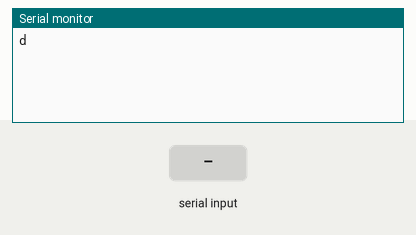
Simulated run of this sketch. Board: Arduino Uno, built with avr-gcc and run on an emulated ATmega328P. Parts: the last lines printed to the serial monitor. The test bench sets the inputs (shaded band).

Above: at 2.2 s.
2.3 s: "1" received over the second serial link
At 3.1 s:
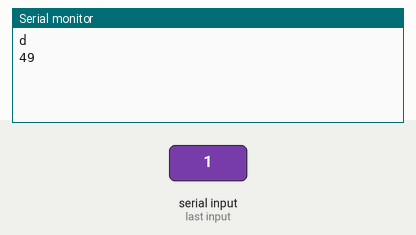
3.8 s: "0" received over the second serial link
At 4.3 s:
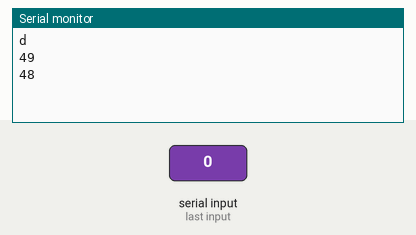

The sketch:

bluetooth.ino
```cpp
#include<SoftwareSerial.h>
#define RX 12
#define TX 13
SoftwareSerial BlueT(RX,TX);

void setup() {
  // put your setup code here, to run once:
Serial.begin(9600);
delay(500);
Serial.println("d");
BlueT.begin(9600);
delay(500);
}

void loop() {
  // put your main code here, to run repeatedly:
  while(BlueT.available()){
    Serial.print(int(BlueT.read()));
    delay(1000);
     Serial.println("");
  }
while (Serial.available()) {
  BlueT.write(char(Serial.read()));

}
}
```

Measured:
- after the input at 2.3 s, the serial monitor: prints a new line at once (image 1)
- after the input at 3.8 s, the serial monitor: prints a new line at once (image 2)
